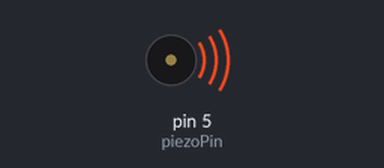
Recording of a sketch running on a simulated Arduino Uno, built with avr-gcc and run on an emulated ATmega328P. Parts: buzzer (waves = sounding).

Above: at 0.1 s.
At 7.4 s:
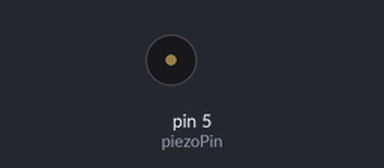
Timing chart, 0 to 8.7 s (numbered marks = the images above):
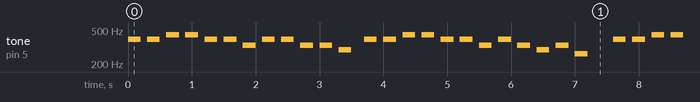

The sketch:

20190902_sensor.ino
```cpp
#define C 262 // 도
#define D 294 // 레
#define E 330 // 미
#define F 349 // 파
#define G 392 // 솔
#define A 440 // 라
#define B 494 // 시

int piezoPin = 5; // 부저의 ⊕극을 오렌지 보드 8번에 연결
int tempo = 200; // duration 옵션 값 설정
int notes[25] = { G, G, A, A, G, G, E, G, G, E, E, D, G, G, A, A, G, G, E, G, E, D, E, C };

void setup() {
  pinMode (piezoPin, OUTPUT);
}

void loop() {
  for (int i = 0; i < 12; i++) {
    tone (piezoPin, notes[ i ], tempo);
    delay (300);
  }
  delay(100); // 멜로디 중간에 짧게 멈추는 용도

  for (int i = 12; i < 25; i++) {
    tone (piezoPin, notes[ i ], tempo);
    delay(300);
  }
}
```

Measured:
- by itself, tone on pin 5 (piezoPin): plays 392 Hz for 0.20 s, 392 Hz for 0.20 s, 440 Hz for 0.20 s, 440 Hz for 0.20 s, 392 Hz for 0.20 s, 392 Hz for 0.20 s … (411 notes in this stretch)
